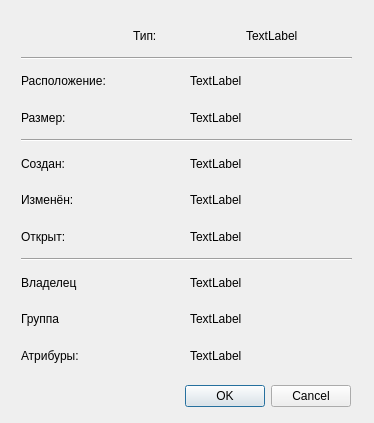
<?xml version="1.0" encoding="UTF-8"?>
<ui version="4.0">
 <class>PropertiesDialog</class>
 <widget class="QDialog" name="PropertiesDialog">
  <property name="geometry">
   <rect>
    <x>0</x>
    <y>0</y>
    <width>374</width>
    <height>423</height>
   </rect>
  </property>
  <property name="windowTitle">
   <string>Dialog</string>
  </property>
  <widget class="QDialogButtonBox" name="buttonBox">
   <property name="geometry">
    <rect>
     <x>10</x>
     <y>380</y>
     <width>341</width>
     <height>32</height>
    </rect>
   </property>
   <property name="orientation">
    <enum>Qt::Horizontal</enum>
   </property>
   <property name="standardButtons">
    <set>QDialogButtonBox::Cancel|QDialogButtonBox::Ok</set>
   </property>
  </widget>
  <widget class="QWidget" name="layoutWidget">
   <property name="geometry">
    <rect>
     <x>21</x>
     <y>20</y>
     <width>331</width>
     <height>351</height>
    </rect>
   </property>
   <layout class="QVBoxLayout" name="verticalLayout">
    <item>
     <layout class="QHBoxLayout" name="horizontalLayout_7">
      <item>
       <widget class="QLabel" name="fileIcon">
        <property name="text">
         <string/>
        </property>
        <property name="pixmap">
         <pixmap resource="icons.qrc">:/icons/properties.ico</pixmap>
        </property>
       </widget>
      </item>
      <item>
       <widget class="QLabel" name="label">
        <property name="text">
         <string>Тип:</string>
        </property>
       </widget>
      </item>
      <item>
       <widget class="QLabel" name="type">
        <property name="text">
         <string>TextLabel</string>
        </property>
       </widget>
      </item>
     </layout>
    </item>
    <item>
     <widget class="Line" name="line">
      <property name="orientation">
       <enum>Qt::Horizontal</enum>
      </property>
     </widget>
    </item>
    <item>
     <layout class="QHBoxLayout" name="horizontalLayout_6">
      <item>
       <widget class="QLabel" name="label_2">
        <property name="text">
         <string>Расположение:</string>
        </property>
       </widget>
      </item>
      <item>
       <widget class="QLabel" name="location">
        <property name="text">
         <string>TextLabel</string>
        </property>
       </widget>
      </item>
     </layout>
    </item>
    <item>
     <layout class="QHBoxLayout" name="horizontalLayout_5">
      <item>
       <widget class="QLabel" name="label_3">
        <property name="text">
         <string>Размер:</string>
        </property>
       </widget>
      </item>
      <item>
       <widget class="QLabel" name="size">
        <property name="text">
         <string>TextLabel</string>
        </property>
       </widget>
      </item>
     </layout>
    </item>
    <item>
     <widget class="Line" name="line_3">
      <property name="orientation">
       <enum>Qt::Horizontal</enum>
      </property>
     </widget>
    </item>
    <item>
     <layout class="QHBoxLayout" name="horizontalLayout_4">
      <item>
       <widget class="QLabel" name="label_4">
        <property name="text">
         <string>Создан:</string>
        </property>
       </widget>
      </item>
      <item>
       <widget class="QLabel" name="ctime">
        <property name="text">
         <string>TextLabel</string>
        </property>
       </widget>
      </item>
     </layout>
    </item>
    <item>
     <layout class="QHBoxLayout" name="horizontalLayout_3">
      <item>
       <widget class="QLabel" name="label_5">
        <property name="text">
         <string>Изменён:</string>
        </property>
       </widget>
      </item>
      <item>
       <widget class="QLabel" name="mtime">
        <property name="text">
         <string>TextLabel</string>
        </property>
       </widget>
      </item>
     </layout>
    </item>
    <item>
     <layout class="QHBoxLayout" name="horizontalLayout_2">
      <item>
       <widget class="QLabel" name="label_6">
        <property name="text">
         <string>Открыт:</string>
        </property>
       </widget>
      </item>
      <item>
       <widget class="QLabel" name="atime">
        <property name="text">
         <string>TextLabel</string>
        </property>
       </widget>
      </item>
     </layout>
    </item>
    <item>
     <widget class="Line" name="line_2">
      <property name="orientation">
       <enum>Qt::Horizontal</enum>
      </property>
     </widget>
    </item>
    <item>
     <layout class="QHBoxLayout" name="horizontalLayout_8">
      <item>
       <widget class="QLabel" name="label_9">
        <property name="text">
         <string>Владелец</string>
        </property>
       </widget>
      </item>
      <item>
       <widget class="QLabel" name="owner">
        <property name="text">
         <string>TextLabel</string>
        </property>
       </widget>
      </item>
     </layout>
    </item>
    <item>
     <layout class="QHBoxLayout" name="horizontalLayout_9">
      <item>
       <widget class="QLabel" name="label_10">
        <property name="text">
         <string>Группа</string>
        </property>
       </widget>
      </item>
      <item>
       <widget class="QLabel" name="group">
        <property name="text">
         <string>TextLabel</string>
        </property>
       </widget>
      </item>
     </layout>
    </item>
    <item>
     <layout class="QHBoxLayout" name="horizontalLayout">
      <item>
       <widget class="QLabel" name="label_7">
        <property name="text">
         <string>Атрибуры:</string>
        </property>
       </widget>
      </item>
      <item>
       <widget class="QLabel" name="attr">
        <property name="text">
         <string>TextLabel</string>
        </property>
       </widget>
      </item>
     </layout>
    </item>
   </layout>
  </widget>
 </widget>
 <resources>
  <include location="icons.qrc"/>
 </resources>
 <connections>
  <connection>
   <sender>buttonBox</sender>
   <signal>accepted()</signal>
   <receiver>PropertiesDialog</receiver>
   <slot>accept()</slot>
   <hints>
    <hint type="sourcelabel">
     <x>248</x>
     <y>254</y>
    </hint>
    <hint type="destinationlabel">
     <x>157</x>
     <y>274</y>
    </hint>
   </hints>
  </connection>
  <connection>
   <sender>buttonBox</sender>
   <signal>rejected()</signal>
   <receiver>PropertiesDialog</receiver>
   <slot>reject()</slot>
   <hints>
    <hint type="sourcelabel">
     <x>316</x>
     <y>260</y>
    </hint>
    <hint type="destinationlabel">
     <x>286</x>
     <y>274</y>
    </hint>
   </hints>
  </connection>
 </connections>
</ui>
